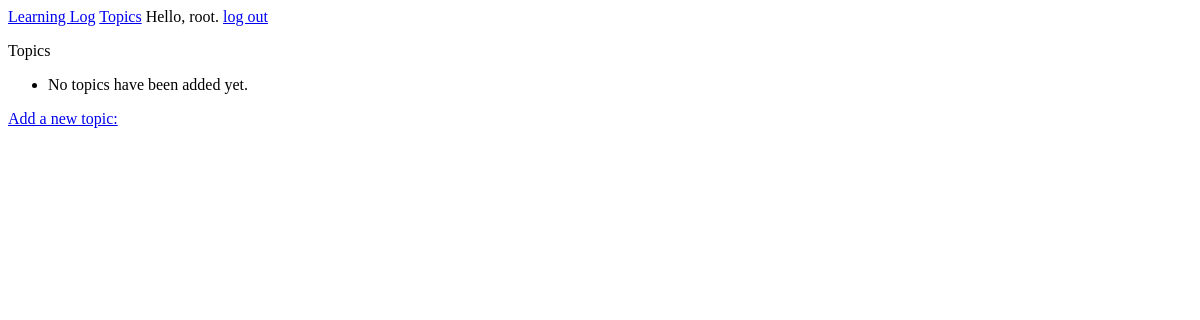
Page /topics/ (signed in) on the earlier database version.
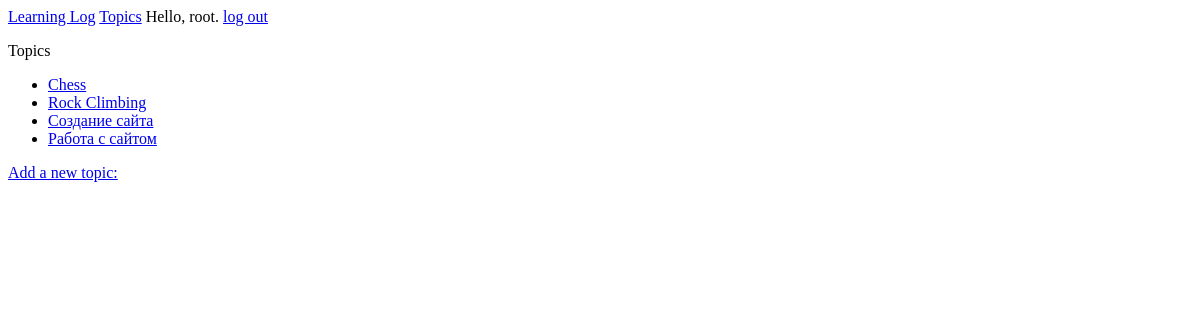
Same page on the later database version.
### learning_logs/models.py (models this page shows)
class Topic(models.Model):
    text = models.CharField(max_length=200)
    date_added = models.DateTimeField(auto_now_add=True)
    owner = models.ForeignKey(User)
    def __str__(self):
        return self.text

### learning_logs/views.py (the view)
# urls.py: url(r'^topics/$', views.topics, name='topics'),
@login_required
def topics(request):
    topics = Topic.objects.filter(owner=request.user).order_by('date_added')
    context = {'topics': topics}
    return render(request, 'learning_logs/topics.html', context)

### learning_logs/templates/learning_logs/topics.html
{% extends "learning_logs/base.html" %}
{% block content %}
  <p>Topics</p>
    <ul>
        {% for topic in topics %}
            <li>
                <a href="{% url 'learning_logs:topic' topic.id %}">{{ topic }}</a>
            </li>
        {% empty %}
            <li>No topics have been added yet.</li>
        {% endfor %}
    </ul>
    <a href="{% url 'learning_logs:new_topic' %}">Add a new topic:</a>
{% endblock content %}

### learning_logs/templates/learning_logs/base.html
<p>
    <a href="{% url 'learning_logs:index' %}">Learning Log</a>
    <a href="{% url 'learning_logs:topics' %}">Topics</a>
    {% if user.is_authenticated %}
        Hello, {{ user.username }}.
        <a href="{% url 'users:logout' %}">log out</a>
    {% else %}
        <a href="{% url 'users:register' %}">register</a>
        <a href="{% url 'users:login' %}">log in</a>
    {% endif %}
</p>
{% block content %}{% endblock content %}

Differences in the rows shown:
now on this page (row edited): Topic: text "Chess"
now on this page (row edited): Topic: text "Rock Climbing"
now on this page (row edited): Topic: text "Создание сайта"
now on this page (row edited): Topic: text "Работа с сайтом"
Other differences:
text no longer shown: "No topics have been added yet."
